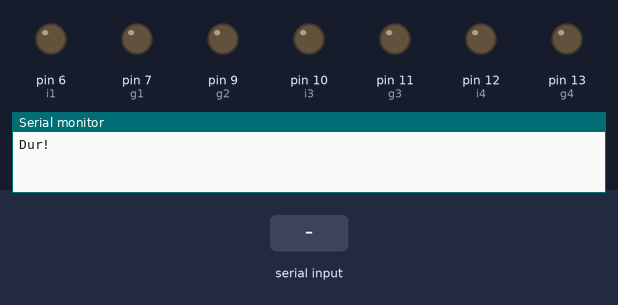
A sketch run on a simulated Arduino Uno, built with avr-gcc and run on an emulated ATmega328P. On the bench: output pins drawn as LEDs (lit = HIGH), the last lines printed to the serial monitor. Inputs (shaded band) come from the test bench.

Above: at 1.2 s.
1.3 s: "f" received over Serial
At 2.2 s:
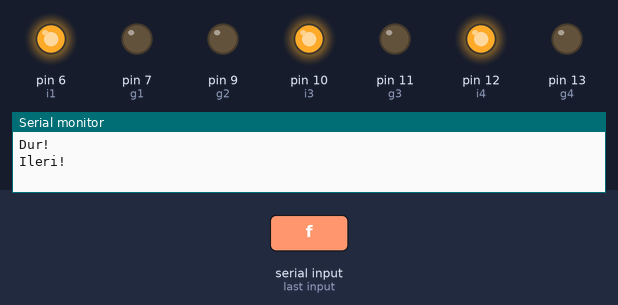
2.8 s: "b" received over Serial
At 3.4 s:
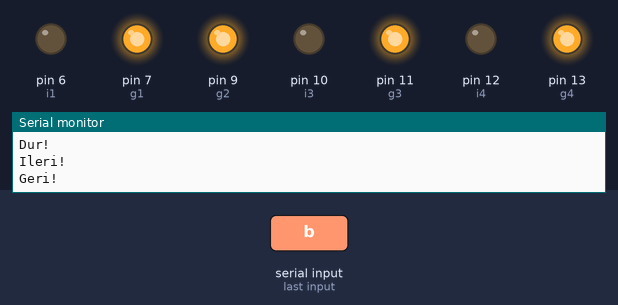
4.3 s: "l" received over Serial
At 5.5 s:
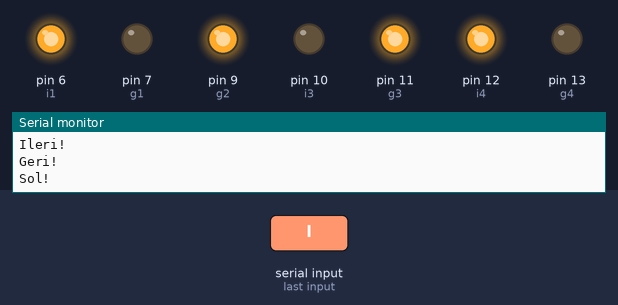
5.8 s: "r" received over Serial
At 6.9 s:
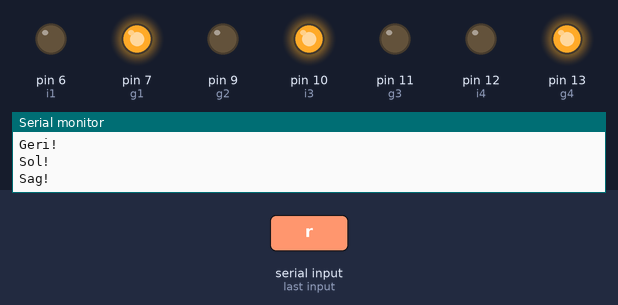
7.3 s: "s" received over Serial
At 8.0 s:
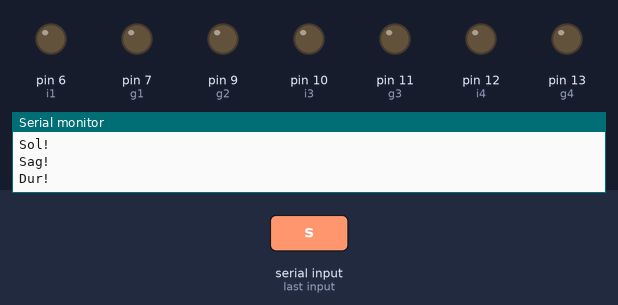
Timing chart, 0 to 9.8 s (numbered marks = the images above; inputs shaded):
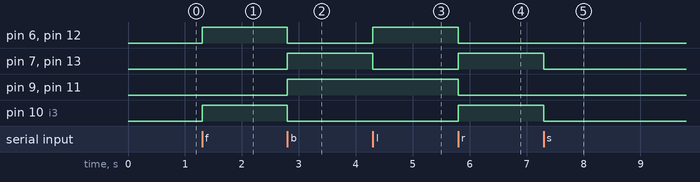

The sketch:

bluetoothAraba.ino
```cpp
char komut;
int i1=6;
int g1=7;
int i2=8;
int g2=9;
int i3=10;
int g3=11;
int i4=12;
int g4=13;

void _Ileri() {
  digitalWrite(i1,HIGH);
  digitalWrite(g1,LOW);
  digitalWrite(i2,HIGH);
  digitalWrite(g2,LOW);
  digitalWrite(i3,HIGH);
  digitalWrite(g3,LOW);
  digitalWrite(i4,HIGH);
  digitalWrite(g4,LOW);
  Serial.println("Ileri!");
}
void _Geri() {
  digitalWrite(i1,LOW);
  digitalWrite(g1,HIGH);
  digitalWrite(i2,LOW);
  digitalWrite(g2,HIGH);
  digitalWrite(i3,LOW);
  digitalWrite(g3,HIGH);
  digitalWrite(i4,LOW);
  digitalWrite(g4,HIGH);
  Serial.println("Geri!");
}
void _Sol() {
  digitalWrite(i1,HIGH);
  digitalWrite(g1,LOW);
  digitalWrite(i2,LOW);
  digitalWrite(g2,HIGH);
  digitalWrite(i3,LOW);
  digitalWrite(g3,HIGH);
  digitalWrite(i4,HIGH);
  digitalWrite(g4,LOW);
  Serial.println("Sol!");
}
void _Sag() {
  digitalWrite(i1,LOW);
  digitalWrite(g1,HIGH);
  digitalWrite(i2,HIGH);
  digitalWrite(g2,LOW);
  digitalWrite(i3,HIGH);
  digitalWrite(g3,LOW);
  digitalWrite(i4,LOW);
  digitalWrite(g4,HIGH);
  Serial.println("Sag!");
}
void _Dur() {
  digitalWrite(i1,LOW);
  digitalWrite(g1,LOW);
  digitalWrite(i2,LOW);
  digitalWrite(g2,LOW);
  digitalWrite(i3,LOW);
  digitalWrite(g3,LOW);
  digitalWrite(i4,LOW);
  digitalWrite(g4,LOW);
  Serial.println("Dur!");
}


void setup() {
  Serial.begin(9600);
  pinMode(i1,OUTPUT);
  pinMode(g1,OUTPUT);
  pinMode(12,OUTPUT);
  pinMode(g2,OUTPUT);
  pinMode(i3,OUTPUT);
  pinMode(g3,OUTPUT);
  pinMode(i4,OUTPUT);
  pinMode(g4,OUTPUT);
  _Dur();
}

void loop() {
  komut=Serial.read();

  if(komut=='f') {
    _Ileri();
  }
  if(komut=='b') {
    _Geri();
  }
  if(komut=='l') {
    _Sol();
  }
  if(komut=='r') {
    _Sag();
  }
  if(komut=='s') {
    _Dur();
  }
  if(komut=='d') {
    Serial.println("D");
    delay(100);
    _Dur();
  }
}
```

Measured:
- after the input at 1.3 s, pin 6 (i1), pin 10 (i3), pin 12 (i4): LOW → HIGH at once
- after the input at 2.8 s, pin 6 (i1), pin 10 (i3), pin 12 (i4): HIGH → LOW at once; pin 7 (g1), pin 9 (g2), pin 11 (g3), pin 13 (g4): LOW → HIGH at once
- after the input at 4.3 s, pin 6 (i1), pin 12 (i4): LOW → HIGH at once; pin 7 (g1), pin 13 (g4): HIGH → LOW at once
- after the input at 5.8 s, pin 6 (i1), pin 9 (g2), pin 11 (g3), pin 12 (i4): HIGH → LOW at once; pin 7 (g1), pin 10 (i3), pin 13 (g4): LOW → HIGH at once
- after the input at 7.3 s, pin 7 (g1), pin 10 (i3), pin 13 (g4): HIGH → LOW at once
